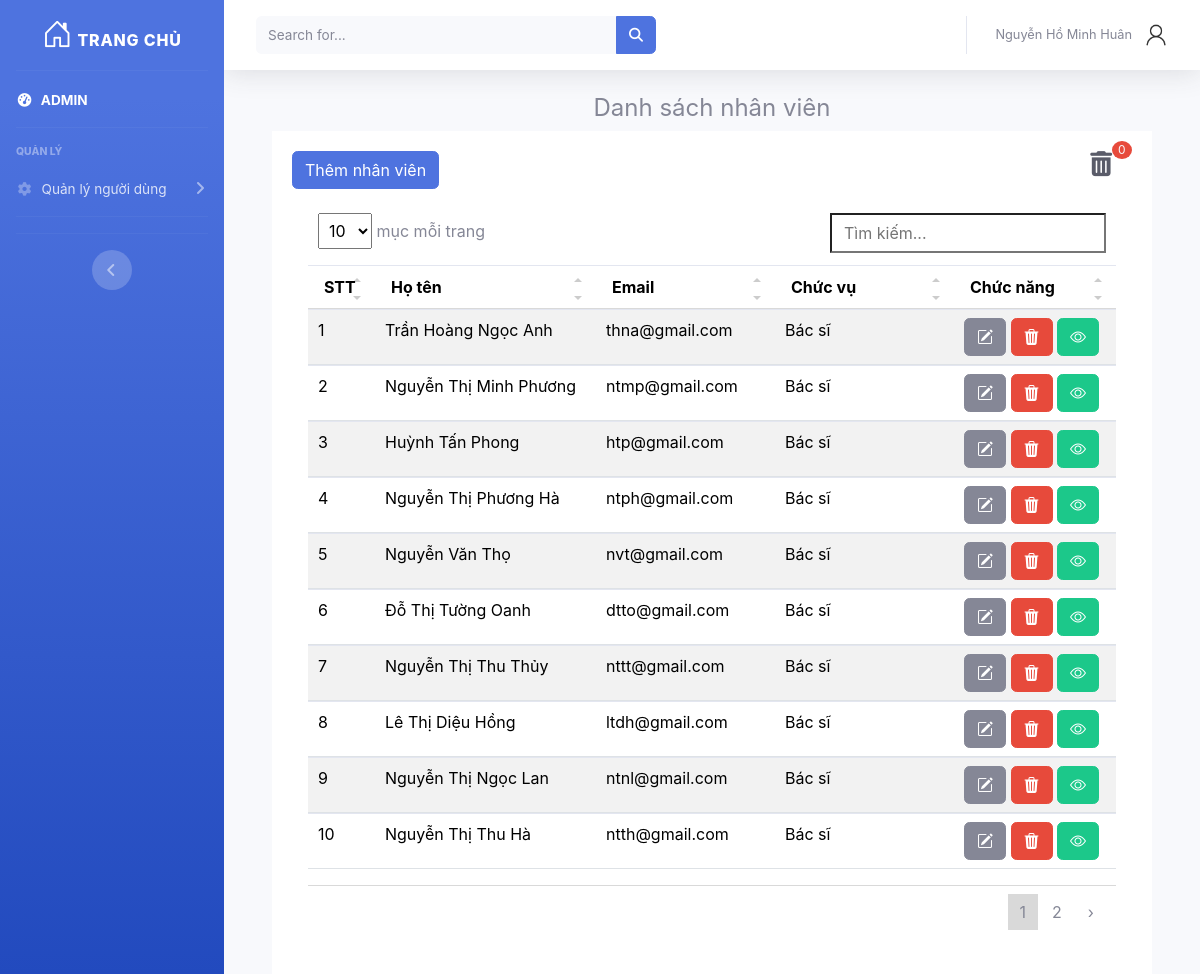
Screenshot of /admin/listUsersStaff (signed in) with the database file from the repository.
### tables this page shows
CREATE TABLE `staff` (
  `id_staff` int(11) NOT NULL COMMENT 'id nhân viên',
  `full_name` varchar(50) NOT NULL COMMENT 'Họ tên nhân viên',
  `email` varchar(50) NOT NULL COMMENT 'Email nhân viên',
  `password` varchar(225) NOT NULL COMMENT 'Mật khẩu nhân viên',
  `phone` varchar(10) NOT NULL COMMENT 'Số điện thoại nhân viên',
  `birthday` date NOT NULL COMMENT 'Ngày sinh nhân viên',
  `gender` varchar(20) NOT NULL COMMENT 'Giới tính nhân viên',
  `image` varchar(225) DEFAULT 'user_account.png' COMMENT 'Ảnh nhân viên',
  `id_department` int(11) DEFAULT NULL COMMENT 'Chuyên khoa',
  `certificate` varchar(225) DEFAULT NULL COMMENT 'Bằng cấp',
  `experience` varchar(225) DEFAULT NULL COMMENT 'Kinh nghiệm làm việc',
  `description` varchar(225) DEFAULT NULL COMMENT 'Mô tả',
  `id_role` int(11) NOT NULL COMMENT 'Quyền nhân viên',
  `status` int(11) NOT NULL DEFAULT 1 COMMENT 'Trạng thái tồn tại của tài khoản'
);

CREATE TABLE `role` (
  `id_role` int(11) NOT NULL,
  `name_role` varchar(50) NOT NULL COMMENT 'Tên quyền'
);

### app/Core/Controller.php (called while the page is built, shortened)
<?php
class Controller extends Validate{
    public function view($view, $data=[]){
        extract($data);
        require_once "./app/Views/".$view.".php";
    }
}
?>

### app/Controllers/Admin.php (called while the page is built, shortened)
<?php
class Admin extends Controller
{
    private $model;
    private $data = [];
    public function __construct()
    {
        $this->model = $this->model('AdminModel');
    }
    public function listUsersStaff()
    {
        $this->data['title'] = 'Danh sách nhân viên';
        $this->data['listStaff'] = $this->model->getListFromThreeTables('role', 'staff', 'department', 'id_role', 'id_role', 'id_department', 'id_department', 'WHERE staff.status=1');
        $this->data['listStaffDelete'] = $this->model->getListFromThreeTables('role', 'staff', 'department', 'id_role', 'id_role', 'id_department', 'id_department', 'WHERE staff.status=0');
        $this->view("Admin/Users/listUsersStaff", $this->data);
    }
}

### index.php (called while the page is built, shortened)
<?php
$myApp = new App();
?>

### app/Core/Model.php (called while the page is built, shortened)
<?php
class Model extends Database
{
    protected $connect;
    public function __construct()
    {
        $p = new Database();
        $this->connect = $p->connect();
    }
    public function getListFromThreeTables($tableName1, $tableName2, $tableName3, $columnName1, $columnName2, $columnName3, $columnName4, $condition = '')
    {
        $query = "SELECT * FROM $tableName1
        INNER JOIN $tableName2 ON $tableName1.$columnName1 = $tableName2.$columnName2
        INNER JOIN $tableName3 ON $tableName2.$columnName3 = $tableName3.$columnName4 $condition";
        $result = mysqli_query($this->connect, $query);
        $data = array();
        if ($result && mysqli_num_rows($result) > 0) {
            while ($row = mysqli_fetch_assoc($result)) {
                $data[] = $row;
            }
        }
        return $data;
    }
}

### app/Core/Database.php (called while the page is built, shortened)
<?php
class Database
{
    function connect()
    {
        $connect = mysqli_connect('localhost', 'root', '', 'livedoc', 3366);
        mysqli_set_charset($connect, "utf8");
        return $connect;
    }
}
?>

### app/Views/Admin/Users/ListUsersStaff.php (the view, shortened to what this page needs)
<?php
require './app/Views/inc/HeaderAdmin.php';
?>
<div class="section__content section__content--p30">
    <h4 class="text-center">
        <?php echo $title; ?>
    </h4>
    <div class="container-fluid">
        <div class="section__content section__content--p30">
            <div class="container-fluid">
                <div class="card-body" style="background-color: #fff; padding: 20px;">
                    <a href="<?php echo _WEB_ROOT ?>/admin/addUsers" class="btn btn-primary">Thêm nhân viên</a>
                    <a href="<?php echo _WEB_ROOT ?>/admin/listStaffDelete" class="float-right text-dark"
                        style="position: relative; margin-right: 20px;">
                        <i class="fa-solid fa-trash-can" style="font-size: 25px;"></i>
                        <span
                            style="font-size:12px; border-radius: 50%; padding: 0px 6px; position: absolute; top: -10px; "
                            class="text-light bg-danger count_delete">
                            <?php echo count($listStaffDelete); ?>
                        </span>
                    </a>
                    <div class="table-responsive p-3">
                        <table class="table  table table-striped table-hover" id="dataTable">
                            <thead>
                                <tr>
                                    <th>STT</th>
                                    <th>Họ tên</th>
                                    <th>Email</th>
                                    <th>Chức vụ</th>
                                    <th>Chức năng</th>
                                </tr>
                            </thead>
                            <tbody>
                                <?php
                                $i = 0;
                                foreach ($listStaff as $index => $staff) { ?>
                                    <tr>
                                        <td><?php echo ++$i ?></td>
                                        <td><?php echo $staff['full_name'] ?></td>
                                        <td><?php echo $staff['email'] ?></td>
                                        <td><?php echo $staff['name_role'] ?></td>
                                        <td>
                                            <a href="<?php echo _WEB_ROOT ?>/admin/updateUser/<?php echo $staff['id_staff'] ?>"
                                                class="btn btn-secondary"><i class="bi bi-pencil-square"></i></a>
                                            <button class="btn btn-danger btn-delete-staff"
                                                data-staff-id="<?php echo $staff['id_staff'] ?>">
                                                <i class="bi bi-trash3-fill"></i>
                                            </button>
                                            <button type="button" class="btn btn-success"
                                                data-bs-target="#inforuser<?php echo $staff['id_staff'] ?>"
                                                data-bs-toggle="modal"><i class="bi bi-eye"></i></button>
                                        </td>
                                    </tr>
                                <?php } ?>
                            </tbody>
                        </table>
                    </div>
                </div>
            </div>
        </div>
    </div>
</div>
<?php
require './app/Views/inc/FooterAdmin.php';
?>

### rows the page displays
staff: full_name "Trần Hoàng Ngọc Anh", email "thna@gmail.com", id_role.name_role "Bác sĩ"
staff: full_name "Nguyễn Thị Minh Phương", email "ntmp@gmail.com", id_role.name_role "Bác sĩ"
staff: full_name "Huỳnh Tấn Phong", email "htp@gmail.com", id_role.name_role "Bác sĩ"
staff: full_name "Nguyễn Thị Phương Hà", email "ntph@gmail.com", id_role.name_role "Bác sĩ"
staff: full_name "Nguyễn Văn Thọ", email "nvt@gmail.com", id_role.name_role "Bác sĩ"
staff: full_name "Đỗ Thị Tường Oanh", email "dtto@gmail.com", id_role.name_role "Bác sĩ"
staff: full_name "Nguyễn Thị Thu Thủy", email "nttt@gmail.com", id_role.name_role "Bác sĩ"
staff: full_name "Lê Thị Diệu Hồng", email "ltdh@gmail.com", id_role.name_role "Bác sĩ"
staff: full_name "Nguyễn Thị Ngọc Lan", email "ntnl@gmail.com", id_role.name_role "Bác sĩ"
staff: full_name "Nguyễn Thị Thu Hà", email "ntth@gmail.com", id_role.name_role "Bác sĩ"

### other values shown
$_SESSION['is_login']['fullname'] "Nguyễn Hồ Minh Huân"
$title "Danh sách nhân viên"
count($listStaffDelete) "0"
